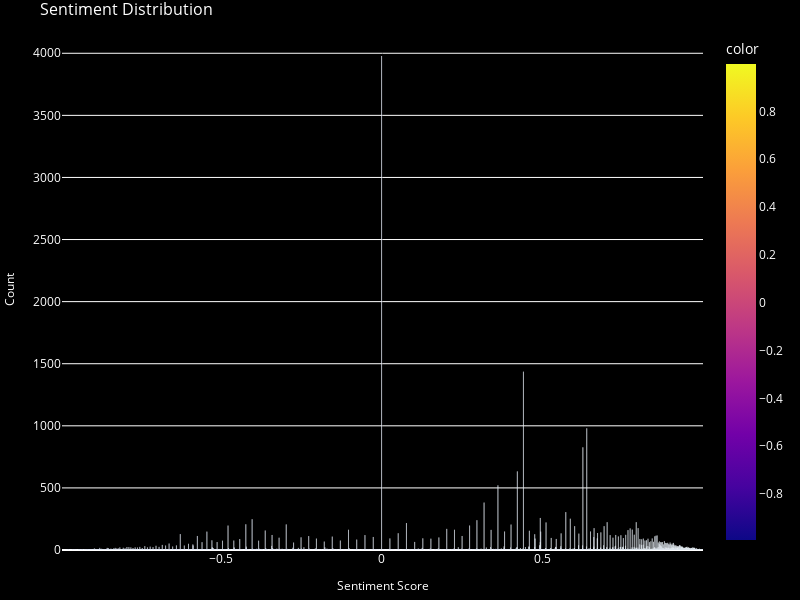

Notebook cell for this chart:
### Code cell
#Figure 4
sentiment_counts=reviews_df['Sentiment_Score'].value_counts()
fig4=px.bar(
    x=sentiment_counts.index,
    y=sentiment_counts.values,
    labels={'x':'Sentiment Score','y':'Count'},
    title='Sentiment Distribution',
    color=sentiment_counts.index,
    color_discrete_sequence=px.colors.sequential.RdPu,
    width=plot_width,
    height=plot_height,
)
fig4.update_layout(
    plot_bgcolor='black',
    paper_bgcolor='black',
    font_color='white',
    title_font={'size':16},
    xaxis=dict(title_font={'size':12}),
    yaxis=dict(title_font={'size':12}),
    margin=dict(l=10,r=10,t=30,b=10)
)
fig4.show()
save_plot_as_html(fig4,"Sentiment Graph 4.html","Sentiments in reviews show a mix of positive and negative feedback, with a slight lean towards positive sentiments")

### Figure 1 — Plotly figure (JSON) as saved in the notebook; plotly's stock layout.template omitted (floating-point values rounded to 4 significant figures; data arrays with more than 128 entries replaced by an {"elided": "..."} marker saying what was removed)
{"data": [{"alignmentgroup": "True", "hovertemplate": "Sentiment Score=%{x}<br>Count=%{y}<br>color=%{marker.color}<extra></extra>", "legendgroup": "", "marker": {"color": {"elided": "4968 float values"}, "coloraxis": "coloraxis", "pattern": {"shape": ""}}, "name": "", "offsetgroup": "", "orientation": "v", "showlegend": false, "textposition": "auto", "type": "bar", "x": {"elided": "4968 float values"}, "xaxis": "x", "y": {"elided": "4968 int values"}, "yaxis": "y"}], "layout": {"barmode": "relative", "coloraxis": {"colorbar": {"title": {"text": "color"}}, "colorscale": [[0, "#0d0887"], [0.1111, "#46039f"], [0.2222, "#7201a8"], [0.3333, "#9c179e"], [0.4444, "#bd3786"], [0.5556, "#d8576b"], [0.6667, "#ed7953"], [0.7778, "#fb9f3a"], [0.8889, "#fdca26"], [1, "#f0f921"]]}, "font": {"color": "white"}, "height": 600, "legend": {"tracegroupgap": 0}, "margin": {"b": 10, "l": 10, "r": 10, "t": 30}, "paper_bgcolor": "black", "plot_bgcolor": "black", "title": {"font": {"size": 16}, "text": "Sentiment Distribution"}, "width": 800, "xaxis": {"anchor": "y", "domain": [0, 1], "title": {"font": {"size": 12}, "text": "Sentiment Score"}}, "yaxis": {"anchor": "x", "domain": [0, 1], "title": {"font": {"size": 12}, "text": "Count"}}}}
